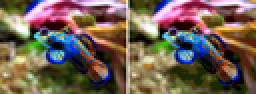
%> input picture Color-Quantization-Fish.png, 128 x 47 px, shrunk from 597 x 221 before the run (shown 2 times larger)
$ octave mediancutMain.m   (GNU Octave 9; MATLAB toolbox functions it lacks are replaced by stand-ins)
%> lines starting %> are read from the running program, lines starting %| are printed output that depends on the picture; in (x1, y1, x2, y2) boxes, pixels count from 0 and x2, y2 are one past the last pixel; in counts of white or black regions, pixels touching at a corner belong together; the program's own positions count from 1
%> further down, Image is the input picture: size 47x128x3 uint8; mean R, G, B 114.1, 96.9, 83.8
### MC.m
function final= MC(im, n_colours)
%> called with n_colours = 64
	[szx, szy]= size(im(:,:,1));
%> szx = 47; szy = 128

	if floor(log2(n_colours)) ~= log2(n_colours)
		error('Number of colours must be power of 2');
	end


	n_unique_colours= checkcolours(im);
	if n_unique_colours < n_colours
		error('Number of colours especified is greater than number of colours of the image');
	end

	final= zeros(szx,szy,3);
	im= double(im);
	labels= zeros(szx, szy);

	labels= MCR(im, labels, 0, 0, log2(n_colours)-1);

	colours= zeros(n_colours, 3);
	n_pixels= zeros(n_colours, 1);
	for x=1:szx
		for y=1:szy
			n_pixels(labels(x,y)+1)= n_pixels(labels(x,y)+1)+1;
			%colours(labels(x,y)+1, :)= colours(labels(x,y)+1, :) + im(x,y,:);
			colours(labels(x,y)+1, 1)= colours(labels(x,y)+1, 1) + im(x,y,1);
			colours(labels(x,y)+1, 2)= colours(labels(x,y)+1, 2) + im(x,y,2);
			colours(labels(x,y)+1, 3)= colours(labels(x,y)+1, 3) + im(x,y,3);
		end
	end

	for i=1:size(colours,1)
		colours(i,:)= round(colours(i,:)/n_pixels(i));
	end

	for x=1:szx
		for y=1:szy
			final(x, y, :)= colours(labels(x,y)+1, :);
		end
	end
	final=uint8(final);
end

### checkcolours.m
function Y= checkcolours(im)
	[szx, szy]= size(im(:,:,1));
%> szx = 47; szy = 128
	temp=1;
	for x=1:szx
		for y=1:szy
			for k=1:3
				colours_unique(temp,k)= im(x,y,k);
			end
			temp= temp+1;
		end
	end
%> this loop made 47 passes
%> after the loop, temp = 6017
	Y= length(unique(colours_unique, 'rows'));
%> Y = 5811
end

### MCR.m
function labels = MCR(image, labels, id, iteration, last)
%> called with id = 0, iteration = 0, last = 5
	idA = id;
	idB = bitset(id, iteration+1);
	% [6 lines of commented-out code are left out]
	[szx, szy]= size(image(:,:,1));


	%Longest range channel and fill pixelVec
	pixelVec= [];
	maxRange=-1;
	for k=1:3
		temp=1;
		minV= 255;
		maxV= 0;
		for x=1:szx
			for y=1:szy
				if labels(x,y) == id
					pixelVec(temp, k)= image(x,y,k);
					temp=temp+1;
					if image(x,y,k) < minV
						minV= image(x,y,k);
					end
					if image(x,y,k) > maxV
						maxV= image(x,y,k);
					end
				end
			end
		end

		maxRangeTemp= maxV-minV;
		if maxRangeTemp> maxRange
			maxRange= maxRangeTemp;
			channel= k;
		end
	end
%> this loop made 3 passes
%> maxRange on pass 1: 255
%> after the loop, channel = 1


	%sort pixelVec and store median value
	pixelVec= sortrows(pixelVec, channel);
	cut= pixelVec( round(   size(pixelVec, 1)   /2), channel );
%> cut = 106

% [6 lines of commented-out code are left out]
	for x= 1:szx
		for y= 1:szy
			if image(x,y,channel) > cut && labels(x,y) == id
				labels(x,y)= idB;
			end
		end
	end
%> labels: size 47x128 double; values 0 (black) and 1 (white), 49.7% white; 32 white regions (25 under 20 px), largest, box (x1, y1, x2, y2) and area: (0, 0, 128, 47) 2208, (0, 21, 27, 47) 480, (39, 19, 54, 39) 66

	%disp('Y me ha quedado tal que así:')
	%disp(labels)
	if iteration < last
		labels=  MCR(image, labels, idA, iteration+1, last);
%> the loop in MCR (call 2), `for k=1:3` made 3 passes
%> (maxRangeTemp, maxRange) on passes 1 to 3: (106, 106), (225, 225), (255, 255)
%> the loop in MCR (call 2), `for x= 1:szx` made 47 passes
%> after the loop in MCR (call 3), `for k=1:3`: channel = 2; pixelVec = 1538 rows, first 12: [43 45 23; 44 45 17; 57 55 18; 70 62 17; 71 63 10; 58 62 11; 55 71 20; 74 70 19; 71 64 18; 62 50 12; 50 34 2; 52 34 0]
%> in MCR (call 3), `pixelVec= sortrows(pixelVec, channel);`: pixelVec = 1538 rows, first 12: [38 0 0; 34 0 2; 30 0 0; 37 0 0; 43 0 0; 33 0 0; 33 0 0; 32 0 0; 33 0 0; 56 0 1; 54 0 0; 53 0 0]
%> call 4 of MCR, with id = 0, iteration = 3, last = 5
%> in MCR (call 4), `[szx, szy]= size(image(:,:,1));`: szx = 47; szy = 128
%> the loop in MCR (call 4), `for k=1:3` made 3 passes
%> (maxRangeTemp, maxRange) on pass 1: (105, 105)
%> after the loop in MCR (call 4), `for k=1:3`: channel = 1; pixelVec = 769 rows, first 12: [50 34 2; 52 34 0; 12 27 0; 43 37 1; 47 34 19; 11 26 0; 30 38 17; 50 36 0; 9 26 0; 20 38 0; 65 21 21; 72 23 23]
%> in MCR (call 4), `pixelVec= sortrows(pixelVec, channel);`: pixelVec = 769 rows, first 12: [0 0 0; 0 0 0; 0 0 0; 0 0 0; 0 1 3; 0 0 0; 0 0 0; 0 0 0; 0 0 0; 0 0 0; 0 0 0; 0 0 0]
%> in MCR (call 4), `cut= pixelVec( round(   size(pixelVec, 1)   /2), channel );`: cut = 34
%> the loop in MCR (call 4), `for x= 1:szx` made 47 passes
%> after the loop in MCR (call 4), `for x= 1:szx`:
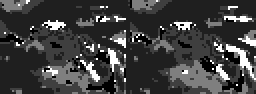
%> labels: size 47x128 double (shown 2 times larger); min 0, max 8, mean 2.01; drawn with min black and max white
%> after the loop in MCR (call 5), `for k=1:3`: channel = 2; pixelVec = 387 rows, first 12: [12 27 0; 11 26 0; 30 38 17; 9 26 0; 20 38 0; 33 38 1; 33 11 2; 34 10 3; 33 7 1; 31 2 1; 34 0 2; 30 0 0]
%> in MCR (call 5), `pixelVec= sortrows(pixelVec, channel);`: pixelVec = 387 rows, first 12: [34 0 2; 30 0 0; 33 0 0; 33 0 0; 32 0 0; 33 0 0; 33 0 0; 34 0 0; 26 0 0; 29 0 0; 34 0 0; 34 0 0]
%> after the loop in MCR (call 6), `for k=1:3`: channel = 1; pixelVec = 195 rows, first 12: [33 11 2; 34 10 3; 33 7 1; 31 2 1; 34 0 2; 30 0 0; 33 0 0; 33 0 0; 32 0 0; 33 0 0; 33 0 0; 34 0 0]
%> in MCR (call 6), `pixelVec= sortrows(pixelVec, channel);`: pixelVec = 195 rows, first 12: [0 0 0; 0 0 0; 0 0 0; 0 0 0; 0 1 3; 0 0 0; 0 0 0; 0 0 0; 0 0 0; 0 0 0; 0 0 0; 0 0 0]
		labels=  MCR(image, labels, idB, iteration+1, last);
%> after the loop in MCR (call 7), `for k=1:3`: pixelVec = 192 rows, first 12: [12 27 0; 11 26 0; 30 38 17; 9 26 0; 20 38 0; 33 38 1; 31 26 11; 3 22 0; 33 23 16; 27 13 1; 33 21 7; 21 32 9]
%> in MCR (call 7), `pixelVec= sortrows(pixelVec, channel);`: pixelVec = 192 rows, first 12: [3 22 0; 7 13 3; 7 14 0; 8 13 5; 9 26 0; 9 14 0; 10 15 14; 11 26 0; 11 22 14; 12 27 0; 12 21 1; 12 17 0]
%> after the loop in MCR (call 8), `for k=1:3`: channel = 1; pixelVec = 382 rows, first 12: [50 34 2; 52 34 0; 43 37 1; 47 34 19; 50 36 0; 65 21 21; 72 23 23; 80 24 24; 78 29 18; 75 24 8; 76 22 12; 73 20 5]
%> in MCR (call 8), `pixelVec= sortrows(pixelVec, channel);`: pixelVec = 382 rows, first 12: [35 0 2; 35 7 0; 35 17 5; 35 35 22; 35 2 1; 35 26 2; 35 19 4; 35 35 17; 36 0 1; 36 0 0; 36 1 1; 36 1 0]
%> after the loop in MCR (call 9), `for k=1:3`: channel = 2; pixelVec = 196 rows, first 12: [50 34 2; 52 34 0; 43 37 1; 47 34 19; 50 36 0; 65 21 21; 63 24 22; 47 18 10; 68 30 21; 61 15 6; 48 6 1; 38 0 0]
%> in MCR (call 9), `pixelVec= sortrows(pixelVec, channel);`: pixelVec = 196 rows, first 12: [38 0 0; 37 0 0; 43 0 0; 56 0 1; 54 0 0; 53 0 0; 56 0 1; 54 0 4; 57 0 5; 61 0 4; 36 0 1; 38 0 1]
%> after the loop in MCR (call 10), `for k=1:3`: pixelVec = 186 rows, first 12: [72 23 23; 80 24 24; 78 29 18; 75 24 8; 76 22 12; 73 20 5; 87 32 4; 87 36 18; 69 27 24; 72 26 19; 86 31 17; 89 36 19]
%> in MCR (call 10), `pixelVec= sortrows(pixelVec, channel);`: pixelVec = 186 rows, first 12: [69 1 12; 85 2 8; 102 3 20; 81 3 15; 105 4 19; 83 12 22; 87 12 19; 95 16 24; 85 16 6; 73 20 5; 81 20 20; 69 20 11]
%> after the loop in MCR (call 11), `for k=1:3`: channel = 2; pixelVec = 769 rows, first 12: [43 45 23; 44 45 17; 57 55 18; 70 62 17; 71 63 10; 58 62 11; 55 71 20; 74 70 19; 71 64 18; 62 50 12; 55 57 11; 74 64 13]
%> in MCR (call 11), `pixelVec= sortrows(pixelVec, channel);`: pixelVec = 769 rows, first 12: [101 39 18; 30 39 2; 44 39 6; 83 39 19; 103 39 17; 51 39 2; 45 39 4; 27 39 0; 23 39 0; 22 39 0; 22 39 0; 38 39 0]
%> after the loop in MCR (call 12), `for k=1:3`: pixelVec = 392 rows, first 12: [43 45 23; 44 45 17; 57 55 18; 62 50 12; 40 45 4; 56 51 11; 36 40 18; 46 44 14; 63 56 14; 62 51 10; 61 46 9; 64 51 12]
%> in MCR (call 12), `pixelVec= sortrows(pixelVec, channel);`: pixelVec = 392 rows, first 12: [19 41 0; 20 48 0; 20 39 6; 21 39 2; 21 39 0; 22 39 0; 22 39 0; 22 42 0; 22 40 4; 22 39 0; 22 39 2; 22 39 1]
%> after the loop in MCR (call 13), `for k=1:3`: channel = 3; pixelVec = 199 rows, first 12: [40 45 4; 36 40 18; 29 44 4; 37 41 15; 23 41 2; 40 48 11; 36 44 2; 28 45 11; 30 45 12; 40 47 24; 28 42 4; 24 43 1]
%> in MCR (call 13), `pixelVec= sortrows(pixelVec, channel);`: pixelVec = 199 rows, first 12: [20 48 0; 19 41 0; 27 39 0; 26 41 0; 23 39 0; 25 41 0; 22 39 0; 22 39 0; 38 39 0; 25 40 0; 24 41 0; 26 41 0]
%> after the loop in MCR (call 14), `for k=1:3`: channel = 1; pixelVec = 193 rows, first 12: [43 45 23; 44 45 17; 57 55 18; 62 50 12; 56 51 11; 46 44 14; 63 56 14; 62 51 10; 61 46 9; 64 51 12; 60 46 11; 66 50 10]
%> in MCR (call 14), `pixelVec= sortrows(pixelVec, channel);`: pixelVec = 193 rows, first 12: [41 43 8; 41 52 20; 41 40 24; 41 50 12; 41 46 7; 41 47 10; 41 50 10; 41 45 23; 41 50 19; 41 39 15; 41 39 22; 41 45 11]
%> after the loop in MCR (call 15), `for k=1:3`: channel = 2; pixelVec = 377 rows, first 12: [70 62 17; 71 63 10; 58 62 11; 55 71 20; 74 70 19; 71 64 18; 55 57 11; 74 64 13; 70 63 12; 71 63 12; 72 62 12; 56 75 6]
%> in MCR (call 15), `pixelVec= sortrows(pixelVec, channel);`: pixelVec = 377 rows, first 12: [55 57 11; 58 57 9; 63 57 12; 65 57 21; 61 57 9; 76 57 12; 81 57 22; 38 57 3; 55 57 7; 64 57 20; 84 57 15; 53 57 7]
%> after the loop in MCR (call 16), `for k=1:3`: pixelVec = 203 rows, first 12: [70 62 17; 71 63 10; 58 62 11; 71 64 18; 55 57 11; 74 64 13; 70 63 12; 71 63 12; 72 62 12; 74 65 19; 71 64 12; 70 60 12]
%> in MCR (call 16), `pixelVec= sortrows(pixelVec, channel);`: pixelVec = 203 rows, first 12: [38 57 3; 40 59 6; 40 60 5; 40 57 19; 41 60 17; 42 60 17; 42 61 3; 45 60 14; 45 59 12; 46 64 15; 46 63 9; 46 65 8]
%> after the loop in MCR (call 17), `for k=1:3`: channel = 2; pixelVec = 174 rows, first 12: [55 71 20; 74 70 19; 56 75 6; 62 69 14; 56 71 21; 73 66 15; 66 75 16; 57 69 16; 75 68 20; 69 70 12; 69 79 15; 65 76 13]
%> in MCR (call 17), `pixelVec= sortrows(pixelVec, channel);`: pixelVec = 174 rows, first 12: [73 66 15; 80 66 14; 76 66 13; 70 66 12; 98 66 15; 74 66 14; 61 66 19; 76 66 16; 65 66 10; 80 66 12; 63 66 4; 78 66 23]
%> after the loop in MCR (call 18), `for k=1:3`: channel = 3; pixelVec = 1490 rows, first 12: [66 83 32; 79 87 38; 81 81 28; 62 52 30; 21 46 113; 0 21 176; 1 37 188; 24 87 166; 67 114 178; 101 139 235; 103 119 117; 83 82 46]
%> in MCR (call 18), `pixelVec= sortrows(pixelVec, channel);`: pixelVec = 1490 rows, first 12: [64 23 25; 75 25 25; 77 68 25; 74 28 25; 66 98 25; 89 27 25; 77 28 25; 70 21 25; 70 61 25; 35 32 25; 91 61 25; 58 69 25]
%> after the loop in MCR (call 19), `for k=1:3`: pixelVec = 753 rows, first 12: [66 83 32; 79 87 38; 81 81 28; 62 52 30; 83 82 46; 93 84 54; 41 46 28; 65 74 28; 32 23 36; 20 38 34; 40 44 26; 73 70 31]
%> in MCR (call 19), `pixelVec= sortrows(pixelVec, channel);`: pixelVec = 753 rows, first 12: [10 0 35; 2 0 39; 0 0 48; 0 0 37; 0 0 57; 0 1 34; 0 1 27; 0 1 39; 0 1 44; 0 2 57; 0 2 57; 27 3 39]
%> after the loop in MCR (call 20), `for k=1:3`: channel = 1; pixelVec = 380 rows, first 12: [62 52 30; 41 46 28; 32 23 36; 20 38 34; 40 44 26; 59 60 32; 52 60 28; 105 15 51; 96 15 41; 105 25 53; 68 38 50; 62 26 34]
%> in MCR (call 20), `pixelVec= sortrows(pixelVec, channel);`: pixelVec = 380 rows, first 12: [0 17 57; 0 1 34; 0 13 42; 0 16 47; 0 1 27; 0 6 40; 0 5 37; 0 1 39; 0 0 48; 0 2 57; 0 1 44; 0 0 37]
%> after the loop in MCR (call 21), `for k=1:3`: pixelVec = 191 rows, first 12: [41 46 28; 32 23 36; 20 38 34; 40 44 26; 59 60 32; 52 60 28; 54 60 55; 35 47 48; 47 15 26; 50 32 56; 54 55 48; 57 58 43]
%> in MCR (call 21), `pixelVec= sortrows(pixelVec, channel);`: pixelVec = 191 rows, first 12: [10 0 35; 2 0 39; 0 0 48; 0 0 37; 0 0 57; 0 1 34; 0 1 27; 0 1 39; 0 1 44; 0 2 57; 0 2 57; 27 3 39]
%> after the loop in MCR (call 22), `for k=1:3`: pixelVec = 189 rows, first 12: [62 52 30; 105 15 51; 96 15 41; 105 25 53; 68 38 50; 62 26 34; 64 23 25; 75 25 25; 90 46 45; 73 30 28; 74 28 25; 86 48 52]
%> in MCR (call 22), `pixelVec= sortrows(pixelVec, channel);`: pixelVec = 189 rows, first 12: [97 8 29; 97 9 29; 103 9 32; 62 9 32; 101 13 35; 106 13 36; 63 14 28; 105 15 51; 96 15 41; 91 16 45; 84 16 38; 74 18 25]
%> after the loop in MCR (call 23), `for k=1:3`: channel = 2; pixelVec = 373 rows, first 12: [66 83 32; 79 87 38; 81 81 28; 83 82 46; 93 84 54; 65 74 28; 73 70 31; 80 85 26; 75 80 38; 77 68 25; 92 76 55; 94 100 40]
%> in MCR (call 23), `pixelVec= sortrows(pixelVec, channel);`: pixelVec = 373 rows, first 12: [66 64 31; 55 64 53; 51 64 30; 77 64 39; 77 64 28; 104 64 55; 87 64 47; 60 64 27; 77 64 27; 89 65 34; 84 65 33; 61 65 45]
%> the loop in MCR (call 24), `for k=1:3` made 3 passes
%> (maxRangeTemp, maxRange) on pass 1: (56, 56)
%> after the loop in MCR (call 24), `for k=1:3`: channel = 1; pixelVec = 195 rows, first 12: [66 83 32; 81 81 28; 83 82 46; 93 84 54; 65 74 28; 73 70 31; 80 85 26; 75 80 38; 77 68 25; 92 76 55; 73 83 28; 62 73 50]
%> in MCR (call 24), `pixelVec= sortrows(pixelVec, channel);`: pixelVec = 195 rows, first 12: [50 73 52; 51 81 25; 51 64 30; 51 69 36; 55 64 53; 55 74 25; 56 78 26; 56 70 38; 57 72 32; 58 69 25; 58 81 53; 60 80 39]
%> in MCR (call 24), `cut= pixelVec( round(   size(pixelVec, 1)   /2), channel );`: cut = 82
%> the loop in MCR (call 24), `for x= 1:szx` made 47 passes
%> after the loop in MCR (call 24), `for x= 1:szx`:
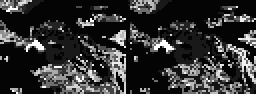
%> labels: size 47x128 double (shown 2 times larger); min 0, max 60, mean 11.8; drawn with min black and max white
%> the loop in MCR (call 25), `for k=1:3` made 3 passes
%> (maxRangeTemp, maxRange) on passes 1 to 2: (67, 67), (119, 119)
%> after the loop in MCR (call 25), `for k=1:3`: channel = 2; pixelVec = 178 rows, first 12: [79 87 38; 94 100 40; 105 96 48; 66 98 25; 86 104 40; 93 95 44; 94 119 36; 97 126 40; 102 125 34; 106 119 36; 94 102 32; 81 89 31]
%> in MCR (call 25), `pixelVec= sortrows(pixelVec, channel);`: pixelVec = 178 rows, first 12: [87 86 43; 103 86 41; 85 86 44; 43 86 42; 89 86 57; 76 86 27; 77 86 26; 79 87 38; 89 87 52; 82 87 56; 73 87 36; 81 87 35]
%> in MCR (call 25), `cut= pixelVec( round(   size(pixelVec, 1)   /2), channel );`: cut = 103
%> the loop in MCR (call 25), `for x= 1:szx` made 47 passes
%> after the loop in MCR (call 25), `for x= 1:szx`:
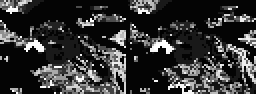
%> labels: size 47x128 double (shown 2 times larger); 1.45% of pixels changed, all inside (x1, y1, x2, y2) = (0, 4, 111, 47); drawn with min black and max white
%> after the loop in MCR (call 26), `for k=1:3`: pixelVec = 737 rows, first 12: [21 46 113; 0 21 176; 1 37 188; 24 87 166; 67 114 178; 101 139 235; 103 119 117; 41 54 70; 5 26 159; 1 20 205; 11 71 182; 48 94 150]
%> in MCR (call 26), `pixelVec= sortrows(pixelVec, channel);`: pixelVec = 737 rows, first 12: [0 0 69; 0 0 128; 0 0 123; 1 0 91; 0 0 79; 0 0 125; 0 1 95; 3 1 98; 0 1 81; 3 2 81; 0 2 115; 0 2 115]
%> the loop in MCR (call 27), `for k=1:3` made 3 passes
%> (maxRangeTemp, maxRange) on passes 1, 3: (106, 106), (196, 196)
%> after the loop in MCR (call 27), `for k=1:3`: channel = 3; pixelVec = 370 rows, first 12: [21 46 113; 0 21 176; 1 37 188; 41 54 70; 5 26 159; 1 20 205; 11 71 182; 12 19 77; 1 18 138; 1 14 182; 0 48 187; 13 25 69]
%> in MCR (call 27), `pixelVec= sortrows(pixelVec, channel);`: pixelVec = 370 rows, first 12: [97 55 59; 76 66 59; 44 34 59; 105 53 59; 43 37 59; 66 70 59; 54 44 59; 98 70 60; 32 18 60; 33 18 60; 106 68 61; 27 31 61]
%> in MCR (call 27), `cut= pixelVec( round(   size(pixelVec, 1)   /2), channel );`: cut = 105
%> the loop in MCR (call 27), `for x= 1:szx` made 47 passes
%> after the loop in MCR (call 27), `for x= 1:szx`:
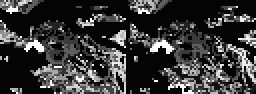
%> labels: size 47x128 double (shown 2 times larger); min 0, max 60, mean 13.2; drawn with min black and max white
%> the loop in MCR (call 28), `for k=1:3` made 3 passes
%> after the loop in MCR (call 28), `for k=1:3`: channel = 1; pixelVec = 185 rows, first 12: [41 54 70; 12 19 77; 13 25 69; 48 51 64; 17 35 80; 30 56 94; 106 72 89; 89 53 70; 12 32 101; 97 60 69; 105 63 66; 97 55 59]
%> in MCR (call 28), `pixelVec= sortrows(pixelVec, channel);`: pixelVec = 185 rows, first 12: [0 1 95; 0 0 69; 0 14 64; 0 38 84; 0 8 81; 0 3 64; 0 0 79; 0 1 81; 0 4 99; 1 18 76; 1 29 105; 1 0 91]
%> in MCR (call 28), `cut= pixelVec( round(   size(pixelVec, 1)   /2), channel );`: cut = 37
%> the loop in MCR (call 28), `for x= 1:szx` made 47 passes
%> after the loop in MCR (call 28), `for x= 1:szx`:
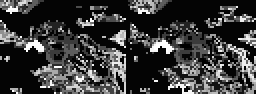
%> labels: size 47x128 double (shown 2 times larger); 1.53% of pixels changed, all inside (x1, y1, x2, y2) = (4, 0, 128, 47); drawn with min black and max white
%> the loop in MCR (call 29), `for k=1:3` made 3 passes
%> (maxRangeTemp, maxRange) on passes 1, 3: (101, 101), (149, 149)
%> after the loop in MCR (call 29), `for k=1:3`: channel = 3; pixelVec = 185 rows, first 12: [21 46 113; 0 21 176; 1 37 188; 5 26 159; 1 20 205; 11 71 182; 1 18 138; 1 14 182; 0 48 187; 3 13 115; 2 15 180; 0 28 209]
%> in MCR (call 29), `pixelVec= sortrows(pixelVec, channel);`: pixelVec = 185 rows, first 12: [14 41 106; 31 49 107; 0 25 107; 6 47 107; 82 72 107; 21 52 108; 50 53 108; 20 27 108; 43 59 109; 6 26 112; 23 38 112; 16 19 112]
%> in MCR (call 29), `cut= pixelVec( round(   size(pixelVec, 1)   /2), channel );`: cut = 159
%> the loop in MCR (call 29), `for x= 1:szx` made 47 passes
%> after the loop in MCR (call 29), `for x= 1:szx`:
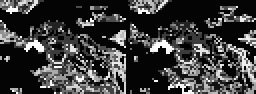
%> labels: size 47x128 double (shown 2 times larger); 1.5% of pixels changed, all inside (x1, y1, x2, y2) = (13, 0, 119, 40); drawn with min black and max white
%> the loop in MCR (call 30), `for k=1:3` made 3 passes
%> (maxRangeTemp, maxRange) on passes 1 to 3: (106, 106), (150, 150), (196, 196)
%> after the loop in MCR (call 30), `for k=1:3`: pixelVec = 367 rows, first 12: [24 87 166; 67 114 178; 101 139 235; 103 119 117; 48 94 150; 84 118 197; 81 120 201; 36 91 184; 93 110 234; 106 119 112; 34 75 210; 52 79 207]
%> in MCR (call 30), `pixelVec= sortrows(pixelVec, channel);`: pixelVec = 367 rows, first 12: [95 93 59; 96 132 59; 106 109 59; 100 109 59; 90 127 59; 98 104 59; 102 110 60; 103 109 60; 86 98 60; 100 81 60; 98 83 60; 103 110 60]
%> in MCR (call 30), `cut= pixelVec( round(   size(pixelVec, 1)   /2), channel );`: cut = 162
%> the loop in MCR (call 30), `for x= 1:szx` made 47 passes
%> after the loop in MCR (call 30), `for x= 1:szx`:
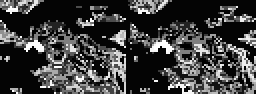
%> labels: size 47x128 double (shown 2 times larger); 3.03% of pixels changed, all inside (x1, y1, x2, y2) = (17, 0, 119, 39); drawn with min black and max white
%> after the loop in MCR (call 31), `for k=1:3`: channel = 2; pixelVec = 185 rows, first 12: [103 119 117; 48 94 150; 106 119 112; 104 78 78; 102 101 61; 99 75 78; 101 90 98; 102 76 65; 99 82 70; 89 76 74; 99 82 68; 81 97 63]
%> (the rest of the program and of its run is left out)
